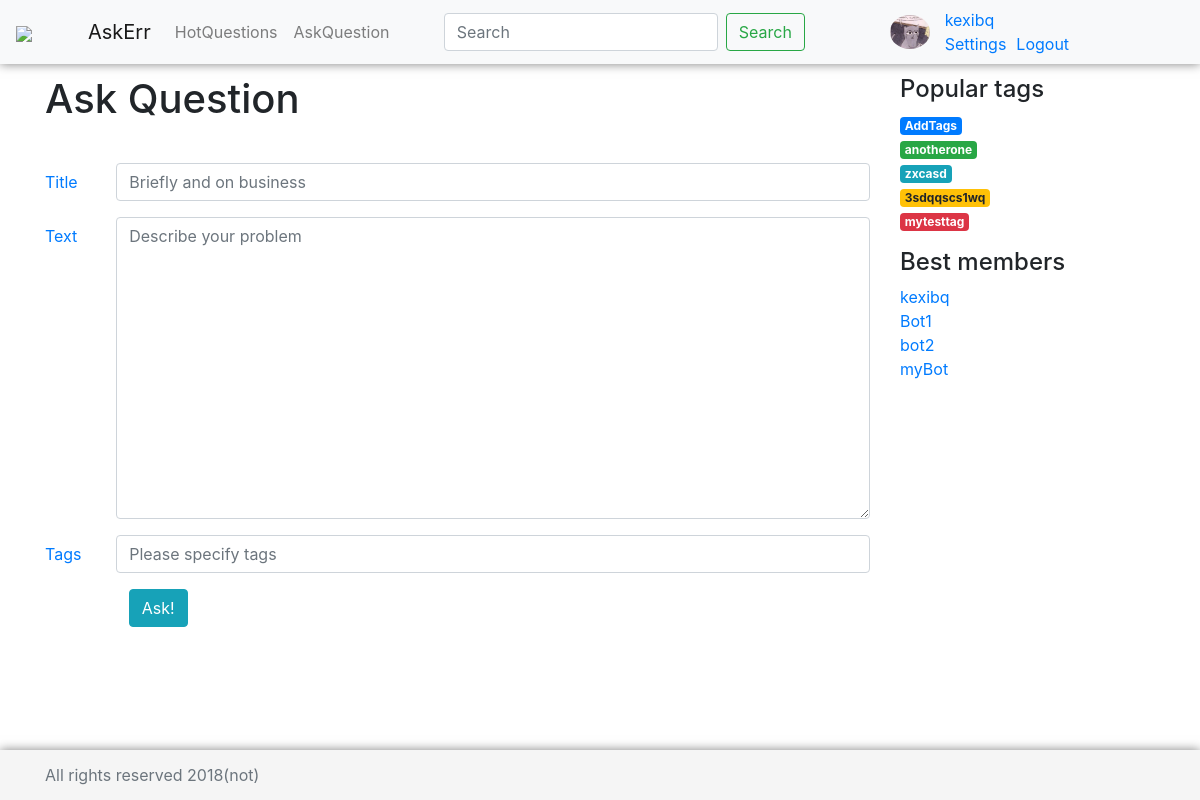
The page /ask/ (signed in) on the database its author committed.
### questions/models.py (models this page shows)
class User(AbstractUser):
    email = models.EmailField(unique=True)
    upload = models.ImageField(default='user.png',upload_to='uploads/%Y/%m/%d')

class Tag(models.Model):
    title = models.CharField(max_length=120, verbose_name=u"Заголовок ярлыка")
    def __str__(self):
        return self.title

### questions/views.py (the view)
# urls.py: path('ask/',views.ask_question, name='ask-question'),
def ask_question(request):
    tags = randomQuerySet(Tag.objects.all(), 5)
    users = User.objects.all()
    return render(request, 'ask.html', {'tags':tags,'users':users, 'page_title':'Ask Question'})

### questions/otherfuncs.py (called while the page is built)
def randomQuerySet(items, size): # сделать ModelManager для Tag и кинуть туда
    result = []
    ls = []
    if (size > items.count()):
        return items
    num = random.randrange(0, items.count())
    for i in range(size):
        while (num in ls):
            num = random.randrange(0, items.count())
        ls.append(num)
    for i in range(size):
        result.append(items[ls[i]])
    return result

### templates/ask.html
{% extends 'base.html' %}
{% block left-side %}
            <h1>{{ page_title }}</h1>
            <form class="forms" style="margin-top: 40px">
                <div class="form-group row">
                    <a class="col-sm-1 col-form-label">Title</a>
                    <div class="col-sm-11">
                        <input type="text" class="form-control" id="titleInput" placeholder="Briefly and on business">
                    </div>
                </div>
                <div class="form-group row">
                    <a class="col-sm-1 col-form-label">Text</a>
                    <div class="col-sm-11">
                        <textarea  class="form-control" id="TextInput" placeholder="Describe your problem" rows="12"></textarea>
                    </div>
                </div>
                <div class="form-group row">
                    <a class="col-sm-1 col-form-label">Tags</a>
                    <div class="col-sm-11">
                        <input type="text" class="form-control" id="TagsInput" placeholder="Please specify tags">
                    </div>
                </div>
                <div class="col-sm-11 offset-sm-1">
                    <button class="btn btn-info">Ask!</button>
                </div>
            </form>
            <br></br>
{% endblock %}

### templates/base.html (shortened to what this page needs)
{% load static %}
<!DOCTYPE html>
<html lang="en">
<head>
    <link href="{% static 'bootstrap/css/bootstrap.min.css' %}" rel="stylesheet">
    <link href="{% static 'css/style.css' %}" rel="stylesheet" type="text/css">
    <link href="{% static 'css/askme.css' %}" rel="stylesheet" type="text/css">
</head>
<body>
    <header>
      <nav class="navbar navbar-expand-md navbar-light fixed-top bg-light my-nav">
          <a class="navbar-brand" href="{% url 'home' %}"><img src="{% static 'img/sitelogo.png' %}" class="navbar-brand logo"></a>
        <a class="navbar-brand" href="{% url 'home' %}">AskErr</a>
        <div class="collapse navbar-collapse" id="navbarCollapse">
          <ul class="navbar-nav mr-auto">
            <li class="nav-item">
              <a class="nav-link" href="{% url 'hot' %}"> HotQuestions </a>
            </li>
            {% if user.is_authenticated %}
            <li class="nav-item">
              <a class="nav-link" href="{% url 'ask-question' %}"> AskQuestion </a>
            </li>
            {% endif %}
          </ul>
          <form class="form-inline mt-2 mt-md-0">
            <input class="form-control mr-sm-2" type="text" placeholder="Search" aria-label="Search">
            <button class="btn btn-outline-success my-2 my-sm-0" type="submit">Search</button>
          </form>
          {% if user.is_authenticated %}
          <img src="{{  user.upload.url }}" class="rounded-circle logo pull-right">
          <div class = "col-md-3 align-self-end">
            <div class ="row">
            <a class="user" href="{% url 'settings' %}" style="padding-left: 15px">{{ user.username }} </a>
            </div>
            <div class ="row">
            <a class="user" href="{% url 'settings' %}" style="padding-left:15px;padding-right: 10px">Settings</a>
            <a class="user" href="{% url 'logout' %}">Logout</a>
            </div>
          </div>
          {% endif %}
        </div>
      </nav>
    </header>
<div class="container">
    <div class="row">
        <div class="col-md-9 ">
            {% block left-side %}
            {% endblock %}
        </div>
        <div class="col-md-3">
            {% block right-side %}
                {% include 'right-side.html' %}
            {% endblock %}
        </div>
    </div>
</div>
<footer class="footer">
    <div class="container">
        <p class="text-muted" style="margin: auto;">All rights reserved 2018(not)</p>
    </div>
</footer>
</body>

### templates/right-side.html
    <h4>Popular tags</h4>
    <ol class="list-unstyled ">
    {% for tag in tags %}
       <li><a class="{% cycle "badge badge-primary" "badge badge-success" "badge badge-info" "badge badge-warning" "badge badge-danger"%}" href="{% url 'questions-on-tag' tag %}"> {{ tag.title }} </a></li>
    {% endfor %}
	</ol>
    <div class="sidebar-module">
        <h4>Best members</h4>
        <ol class="list-unstyled ">
            {% for user in users%}
                    <li><a href="#">{{user.username}}</a></li>
            {% endfor %}
        </ol>
    </div>

### static/css/style.css (style rules this page uses)
body { padding-top: 15px; }
.logo { width: 40px; }
.my-nav { box-shadow: 0 0 10px rgba(0,0,0,0.5); }
footer { box-shadow: 0 0 10px rgba(0,0,0,0.5); background: #F2F2F2; }

### static/css/askme.css (style rules this page uses)
html { position: relative; min-height: 100%; }
body { margin-bottom: 60px; }
.footer { position: absolute; bottom: 0; width: 100%; height: 50px; line-height: 50px; background-color: #f5f5f5; }
body > .container { padding: 60px 15px 0; }
.footer > .container { padding-right: 15px; padding-left: 15px; }

### rows shown on the page
User: upload (picture), username "kexibq"
Tag: title "AddTags"
Tag: title "anotherone"
Tag: title "zxcasd"
Tag: title "3sdqqscs1wq"
Tag: title "mytesttag"
User: username "Bot1"
User: username "bot2"
User: username "myBot"

### other values the page prints
{{ page_title }} "Ask Question"
